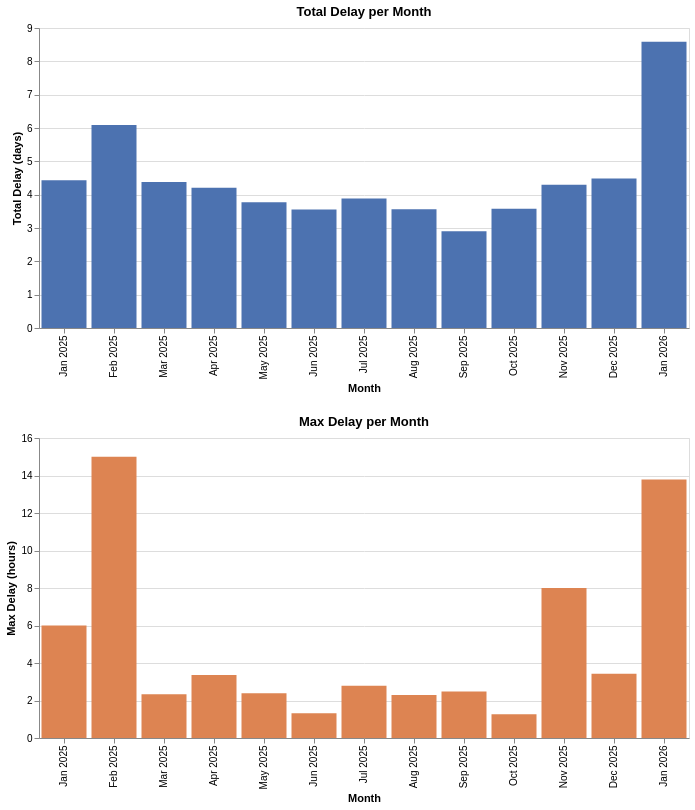

This figure's notebook cell:
### Code cell
month_order = monthly["month_label"].to_list()

base = alt.Chart(monthly).encode(
    x=alt.X("month_label:N", sort=month_order, title="Month"),
)

chart_total = base.transform_calculate(
    total_delay_days="datum.total_delay / 1440"
).mark_bar(color="#4C72B0").encode(
    y=alt.Y("total_delay_days:Q", title="Total Delay (days)"),
    tooltip=[
        alt.Tooltip("month_label:N", title="Month"),
        alt.Tooltip("total_delay_days:Q", title="Total Delay (days)", format=".2f"),
    ],
).properties(title="Total Delay per Month", width=650, height=300)

chart_max = base.transform_calculate(
    max_delay_hours="datum.max_delay / 60"
).mark_bar(color="#DD8452").encode(
    y=alt.Y("max_delay_hours:Q", title="Max Delay (hours)"),
    tooltip=[
        alt.Tooltip("month_label:N", title="Month"),
        alt.Tooltip("max_delay_hours:Q", title="Max Delay (hours)", format=".1f"),
    ],
).properties(title="Max Delay per Month", width=650, height=300)

alt.vconcat(chart_total, chart_max)

### Figure 1 — Vega-Lite specification as saved in the notebook (floating-point values rounded to 4 significant figures)
{"config": {"view": {"continuousWidth": 300, "continuousHeight": 300}}, "vconcat": [{"mark": {"type": "bar", "color": "#4C72B0"}, "encoding": {"tooltip": [{"field": "month_label", "title": "Month", "type": "nominal"}, {"field": "total_delay_days", "format": ".2f", "title": "Total Delay (days)", "type": "quantitative"}], "x": {"field": "month_label", "sort": ["Jan 2025", "Feb 2025", "Mar 2025", "Apr 2025", "May 2025", "Jun 2025", "Jul 2025", "Aug 2025", "Sep 2025", "Oct 2025", "Nov 2025", "Dec 2025", "Jan 2026"], "title": "Month", "type": "nominal"}, "y": {"field": "total_delay_days", "title": "Total Delay (days)", "type": "quantitative"}}, "height": 300, "title": "Total Delay per Month", "transform": [{"calculate": "datum.total_delay / 1440", "as": "total_delay_days"}], "width": 650}, {"mark": {"type": "bar", "color": "#DD8452"}, "encoding": {"tooltip": [{"field": "month_label", "title": "Month", "type": "nominal"}, {"field": "max_delay_hours", "format": ".1f", "title": "Max Delay (hours)", "type": "quantitative"}], "x": {"field": "month_label", "sort": ["Jan 2025", "Feb 2025", "Mar 2025", "Apr 2025", "May 2025", "Jun 2025", "Jul 2025", "Aug 2025", "Sep 2025", "Oct 2025", "Nov 2025", "Dec 2025", "Jan 2026"], "title": "Month", "type": "nominal"}, "y": {"field": "max_delay_hours", "title": "Max Delay (hours)", "type": "quantitative"}}, "height": 300, "title": "Max Delay per Month", "transform": [{"calculate": "datum.max_delay / 60", "as": "max_delay_hours"}], "width": 650}], "data": {"name": "data-e1e41ad534bd9d7f2d2f0c94ec534244"}, "$schema": "https://vega.github.io/schema/vega-lite/v6.4.1.json", "datasets": {"data-e1e41ad534bd9d7f2d2f0c94ec534244": [{"year_month": 202501, "month_label": "Jan 2025", "total_delay": 6381, "max_delay": 360}, {"year_month": 202502, "month_label": "Feb 2025", "total_delay": 8766, "max_delay": 900}, {"year_month": 202503, "month_label": "Mar 2025", "total_delay": 6305, "max_delay": 140}, {"year_month": 202504, "month_label": "Apr 2025", "total_delay": 6055, "max_delay": 202}, {"year_month": 202505, "month_label": "May 2025", "total_delay": 5432, "max_delay": 143}, {"year_month": 202506, "month_label": "Jun 2025", "total_delay": 5117, "max_delay": 79}, {"year_month": 202507, "month_label": "Jul 2025", "total_delay": 5597, "max_delay": 167}, {"year_month": 202508, "month_label": "Aug 2025", "total_delay": 5127, "max_delay": 138}, {"year_month": 202509, "month_label": "Sep 2025", "total_delay": 4179, "max_delay": 149}, {"year_month": 202510, "month_label": "Oct 2025", "total_delay": 5150, "max_delay": 76}, {"year_month": 202511, "month_label": "Nov 2025", "total_delay": 6187, "max_delay": 480}, {"year_month": 202512, "month_label": "Dec 2025", "total_delay": 6458, "max_delay": 206}, {"year_month": 202601, "month_label": "Jan 2026", "total_delay": 12366, "max_delay": 827}]}}
